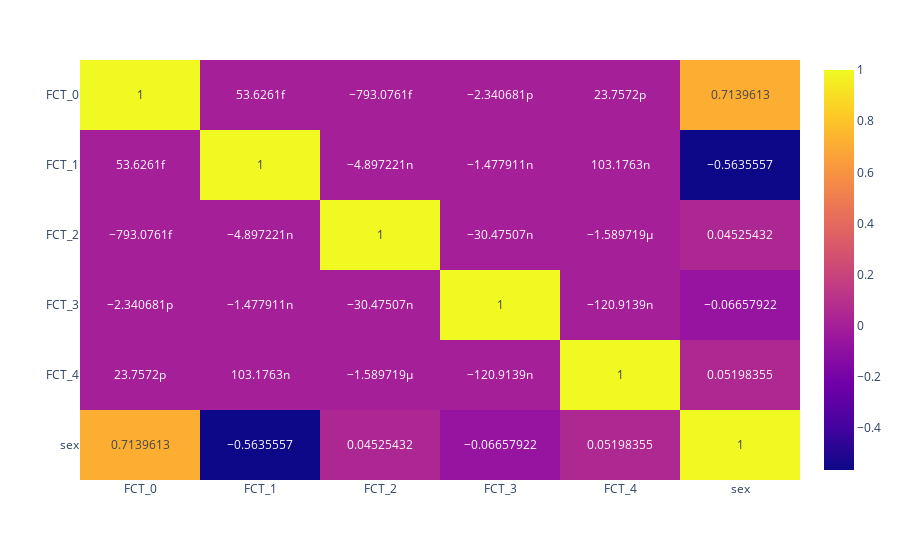

The notebook cell saved with this chart:
### Code cell
fig = px.imshow(
    fct_df.corr(), text_auto=True, aspect='auto'
)
fig.show()

### Figure 1 — Plotly figure (JSON) as saved in the notebook; plotly's stock layout.template omitted (floating-point values rounded to 4 significant figures)
{"data": [{"coloraxis": "coloraxis", "hovertemplate": "x: %{x}<br>y: %{y}<br>color: %{z}<extra></extra>", "name": "0", "texttemplate": "%{z}", "type": "heatmap", "x": ["FCT_0", "FCT_1", "FCT_2", "FCT_3", "FCT_4", "sex"], "xaxis": "x", "y": ["FCT_0", "FCT_1", "FCT_2", "FCT_3", "FCT_4", "sex"], "yaxis": "y", "z": [[1, 5.363e-14, -7.931e-13, -2.341e-12, 2.376e-11, 0.714], [5.363e-14, 1, -4.897e-09, -1.478e-09, 1.032e-07, -0.5636], [-7.931e-13, -4.897e-09, 1, -3.048e-08, -1.59e-06, 0.04525], [-2.341e-12, -1.478e-09, -3.048e-08, 1, -1.209e-07, -0.06658], [2.376e-11, 1.032e-07, -1.59e-06, -1.209e-07, 1, 0.05198], [0.714, -0.5636, 0.04525, -0.06658, 0.05198, 1]]}], "layout": {"coloraxis": {"colorscale": [[0, "#0d0887"], [0.1111, "#46039f"], [0.2222, "#7201a8"], [0.3333, "#9c179e"], [0.4444, "#bd3786"], [0.5556, "#d8576b"], [0.6667, "#ed7953"], [0.7778, "#fb9f3a"], [0.8889, "#fdca26"], [1, "#f0f921"]]}, "margin": {"t": 60}, "xaxis": {"anchor": "y", "domain": [0, 1]}, "yaxis": {"anchor": "x", "autorange": "reversed", "domain": [0, 1]}}}
